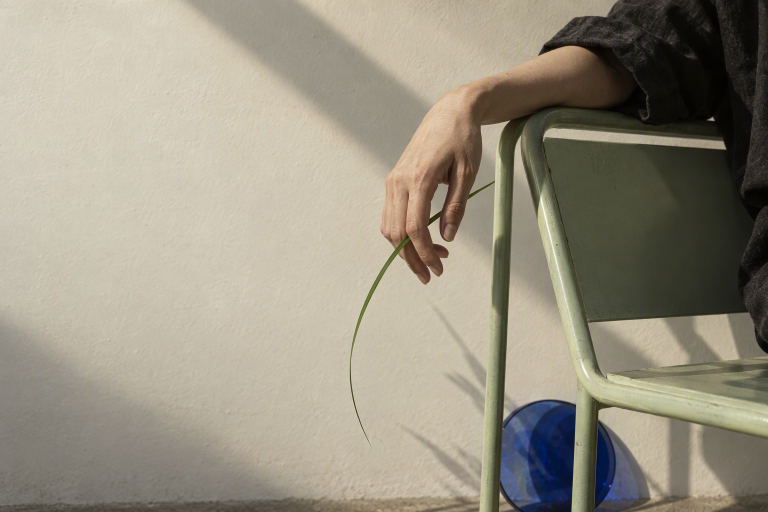
#> input picture artwork/design-20260926/originals/02-hero.png, 1536 x 1024 px (shown at 1/2 size); its folder holds only this picture in this run
$ python prepare-brand-assets.py
#> lines starting #> are read from the running program, lines starting #| are printed output that depends on the picture
import concurrent.futures
import hashlib
import json
import re
import shutil
import subprocess
from pathlib import Path

from PIL import Image, ImageOps

ROOT = Path(__file__).resolve().parent.parent
ARCHIVE = ROOT / 'artwork/identity'
CDN = 'https://f.no.mt'
THEMES = ['interval', 'soft-landing', 'human-sample', 'stillwood', 'tidal-hours', 'window-seat', 'alpine-bloom']
FOCUS = [.62, .66, .66, .78, .96, .78, .79]
assets = []
fonts = []
runtime = {}


def register(path, source, prefix, dimensions=None):
    data = path.read_bytes()
    digest = hashlib.sha256(data).hexdigest()
    key = f'{prefix}/{path.stem}-{digest[:16]}{path.suffix}'
    record = {
        'file': str(path.relative_to(ROOT)),
        'source': source,
        'sha256': digest,
        'bytes': len(data),
        'contentType': 'font/woff2' if path.suffix == '.woff2' else 'image/webp',
    }
    if dimensions:
        record['dimensions'] = list(dimensions)
    if path.suffix == '.woff2':
        fonts.append(record)
        return f'../../{path.relative_to(ROOT)}'
    record['key'] = key
    assets.append(record)
    return f'{CDN}/{key}'


def webp(image, name, source):
    path = ARCHIVE / 'images' / f'{name}.webp'
    image.save(path, 'WEBP', quality=91, method=6)
    return register(path, source, 'images/identity', image.size)


def download_font(item):
    index, block = item
    source = re.search(r'url\(([^)]+)\)', block)[1]
    path = ARCHIVE / 'fonts' / f'noto-sans-sc-{index:03}.woff2'
    if not path.exists():
        data = subprocess.check_output(['curl', '-fsSL', '--retry', '2', '--max-time', '30', source])
        if data[:4] != b'wOF2':
            raise ValueError(f'Invalid font from {source}')
        path.write_bytes(data)
    return path, source, block


for directory in ['images', 'fonts', 'sources']:
    (ARCHIVE / directory).mkdir(parents=True, exist_ok=True)
(ROOT / 'apps/web/src/brand').mkdir(parents=True, exist_ok=True)

for index, theme in enumerate(THEMES, 2):
    source = f'artwork/design-20260926/originals/{index:02}-hero.png'
    with Image.open(ROOT / source) as original:
#> original is the input picture: PIL image 1536x1024 RGB; mean R, G, B 153.4, 146.5, 130.4
        original = ImageOps.exif_transpose(original).convert('RGB')
        if original.size != (1536, 1024):
            raise ValueError(f'Unexpected native resolution: {source}')
        large = webp(original, f'{theme}-hero-1536', source)
        small = webp(original.resize((768, 512), Image.Resampling.LANCZOS), f'{theme}-hero-768', source)
#> call 2 of webp, with name = 'interval-hero-768'
#> in webp (call 2), `image.save(path, 'WEBP', quality=91, method=6)`:
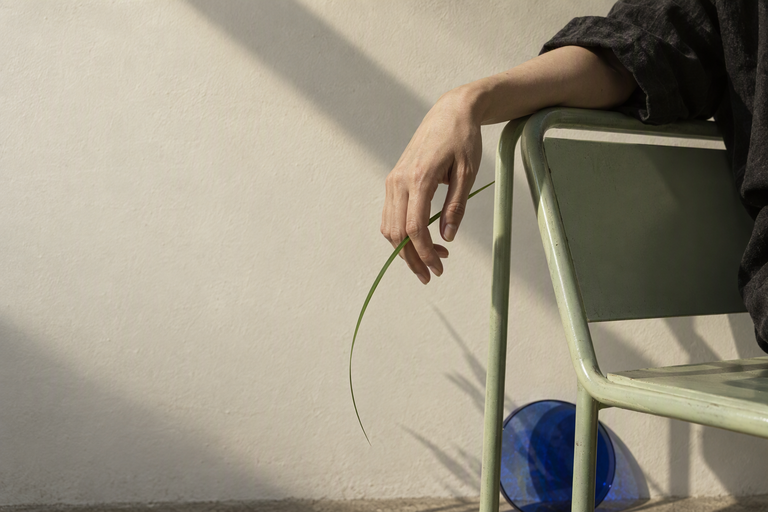
#> saved as interval-hero-768.webp: PIL image 768x512 RGB; mean R, G, B 153.4, 146.5, 130.4
        mobile = ImageOps.fit(original, (1024, 1024), Image.Resampling.LANCZOS, centering=(FOCUS[index - 2], .5))
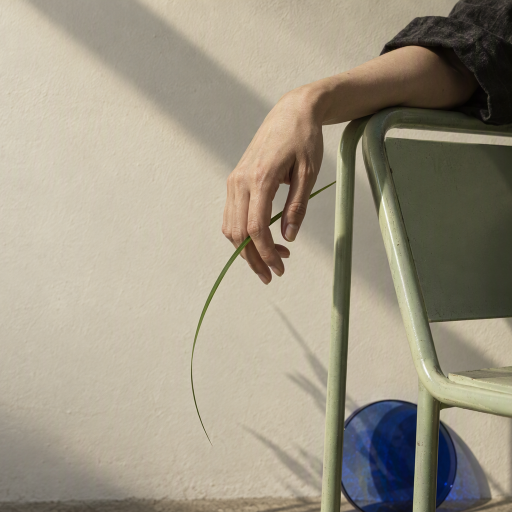
#> mobile: PIL image 1024x1024 RGB (shown at 1/2 size); mean R, G, B 159, 151.2, 133.8
        mobile_large = webp(mobile, f'{theme}-mobile-1024', source)
        mobile_small = webp(mobile.resize((640, 640), Image.Resampling.LANCZOS), f'{theme}-mobile-640', source)
#> call 4 of webp, with name = 'interval-mobile-640'
#> in webp (call 4), `image.save(path, 'WEBP', quality=91, method=6)`:
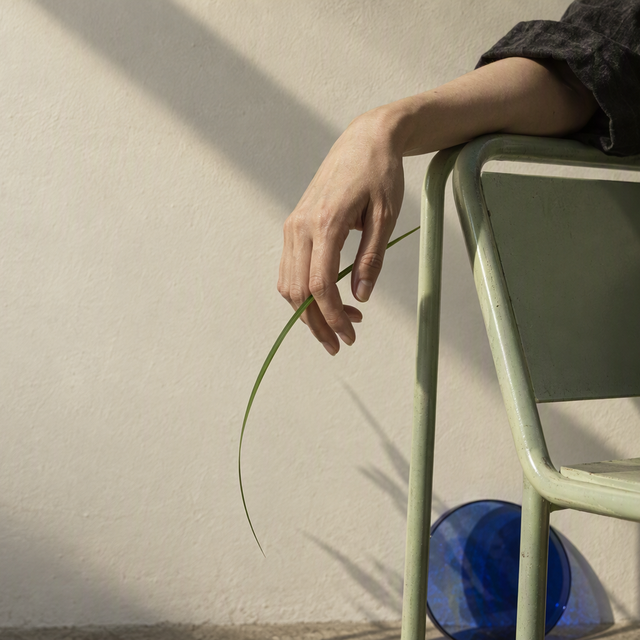
#> saved as interval-mobile-640.webp: PIL image 640x640 RGB; mean R, G, B 159, 151.2, 133.8
        thumbnail = webp(original.resize((480, 320), Image.Resampling.LANCZOS), f'{theme}-thumbnail', source)
    art_source = f'artwork/design-20260926/originals/{index:02}-02.png'
#> (the run stopped early here; a loop or call above may not have finished)
